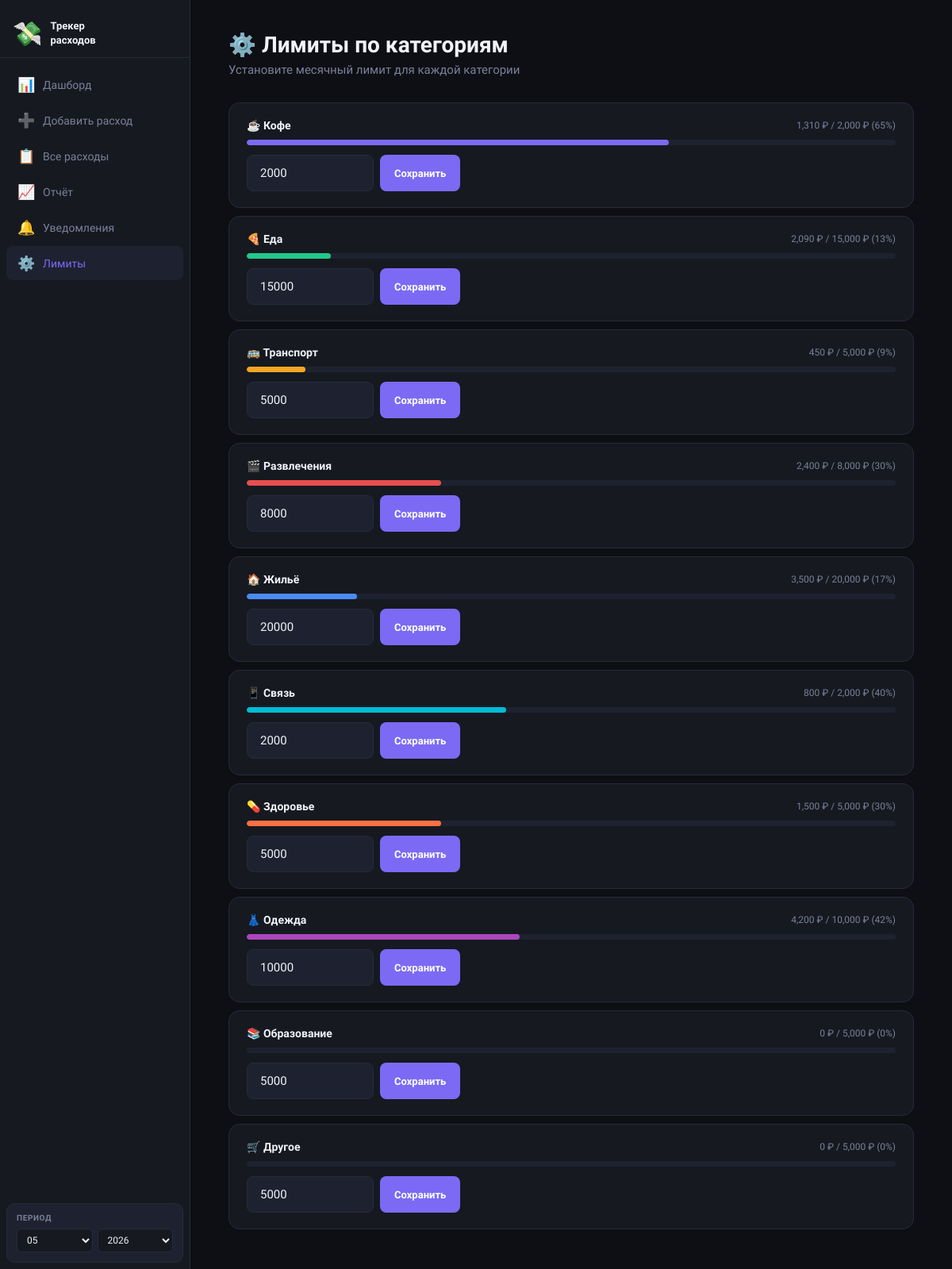
/limits, run on the app's committed database.
### tables this page shows
CREATE TABLE limits (
        id          INTEGER PRIMARY KEY AUTOINCREMENT,
        category_id INTEGER NOT NULL UNIQUE REFERENCES categories(id),
        monthly_lim REAL NOT NULL CHECK(monthly_lim > 0)
    );

CREATE TABLE categories (
        id    INTEGER PRIMARY KEY AUTOINCREMENT,
        name  TEXT NOT NULL UNIQUE,
        color TEXT NOT NULL DEFAULT '#888888'
    );

### app.py (the view, shortened to what this page needs)
@app.route("/limits", methods=["GET", "POST"])
def limits_page():
    today = datetime.date.today()
    year  = int(request.args.get("year",  today.year))
    month = int(request.args.get("month", today.month))
    msg = None
    limits = get_limits()
    cats   = {name: amt for name, _, amt in get_category_totals(year, month)}
    data   = []
    for name, color, _ in CATEGORIES:
        lim   = limits.get(name, 5000)
        spent = cats.get(name, 0)
        pct   = min(int(spent / lim * 100), 100) if lim else 0
        data.append({"name": name, "color": color, "lim": lim, "spent": spent, "pct": pct})
    return render_template("limits.html",
        year=year, month=month, month_name=MONTHS_RU[month],
        data=data, msg=msg, months_ru=MONTHS_RU)

### app.py (called while the page is built)
def get_db():
    return sqlite3.connect(DB_FILE)

def get_category_totals(year, month):
    prefix = f"{year}-{month:02d}"
    with get_db() as conn:
        return conn.execute("""
            SELECT c.name, c.color, SUM(e.amount) as total
            FROM expenses e JOIN categories c ON c.id = e.category_id
            WHERE e.date LIKE ? GROUP BY c.id ORDER BY total DESC
        """, (prefix+"%",)).fetchall()

def get_limits():
    with get_db() as conn:
        return dict(conn.execute(
            "SELECT c.name, l.monthly_lim FROM limits l JOIN categories c ON c.id=l.category_id"
        ).fetchall())

### templates/limits.html (shortened to what this page needs)
{% extends "base.html" %}
{% set page = "limits" %}
{% block content %}
<h1 class="page-title">⚙️ Лимиты по категориям</h1>
<p class="page-sub">Установите месячный лимит для каждой категории</p>
{% for item in data %}
{% set bar = 'var(--red)' if item.pct >= 100 else 'var(--yellow)' if item.pct >= 80 else item.color %}
<div class="limit-card">
  <div class="limit-head">
    <span class="limit-name">{{ item.name }}</span>
    <span class="limit-info">{{ '{:,.0f}'.format(item.spent) }} ₽ / {{ '{:,.0f}'.format(item.lim) }} ₽  ({{ item.pct }}%)</span>
  </div>
  <div class="progress-bar">
    <div class="progress-fill" style="width:{{ item.pct }}%;background:{{ bar }};"></div>
  </div>
  <form class="limit-form" method="POST" action="/limits?year={{ year }}&month={{ month }}">
    <input class="form-input" type="number" name="limit" value="{{ item.lim|int }}"
           min="1" step="1" style="max-width:160px;">
    <button class="btn btn-primary" type="submit">Сохранить</button>
  </form>
</div>
{% endfor %}
{% endblock %}

### templates/base.html (style rules this page uses)
:root { --bg: #0D0F14; --surface: #161920; --surface2: #1E2230; --border: #262B3A; --text: #F0F2F8; --text2: #7A8099; --accent: #7C6AF5; --green: #22C88A; --yellow: #F5A623; --red: #E84E4E; --sidebar: 240px; }
*, *::before, *::after { box-sizing: border-box; margin: 0; padding: 0; }
html, body { height: 100%; }
body { font-family: 'Golos Text', sans-serif; background: var(--bg); color: var(--text); display: flex; min-height: 100vh; }
.page-title { font-family: 'Unbounded', sans-serif; font-size: 28px; font-weight: 700; }
.page-sub { color: var(--text2); font-size: 15px; margin-bottom: 32px; margin-top: 6px; }
.progress-bar { height: 7px; background: var(--surface2); border-radius: 4px; overflow: hidden; margin: 6px 0; }
.progress-fill { height: 100%; border-radius: 4px; transition: width .3s; }
.form-input, .form-select { width: 100%; background: var(--surface2); border: 1px solid var(--border); color: var(--text); padding: 13px 16px; border-radius: 8px; font-size: 15px; font-family: inherit; outline: none; transition: border-color .15s; }
.btn { display: inline-flex; align-items: center; gap: 7px; padding: 11px 20px; border-radius: 8px; border: none; font-family: inherit; font-size: 13px; font-weight: 600; cursor: pointer; transition: all .15s; text-decoration: none; }
.btn-primary { background: var(--accent); color: white; }
.limit-card { background: var(--surface); border: 1px solid var(--border); border-radius: 14px; padding: 20px 22px; margin-bottom: 10px; }
.limit-head { display: flex; justify-content: space-between; align-items: center; margin-bottom: 10px; }
.limit-name { font-size: 14px; font-weight: 600; }
.limit-info { font-size: 12px; color: var(--text2); }
.limit-form { display: flex; gap: 8px; margin-top: 12px; }
.limit-form input { flex: 1; }
.limit-form .btn { padding: 10px 18px; font-size: 13px; }

### data on the page
limits: name "☕ Кофе", spent "1,310", lim "2,000", pct "65", limit "2000"
limits: name "🍕 Еда", spent "2,090", lim "15,000", pct "13", limit "15000"
limits: name "🚌 Транспорт", spent "450", lim "5,000", pct "9", limit "5000"
limits: name "🎬 Развлечения", spent "2,400", lim "8,000", pct "30", limit "8000"
limits: name "🏠 Жильё", spent "3,500", lim "20,000", pct "17", limit "20000"
limits: name "📱 Связь", spent "800", lim "2,000", pct "40", limit "2000"
limits: name "💊 Здоровье", spent "1,500", lim "5,000", pct "30", limit "5000"
limits: name "👗 Одежда", spent "4,200", lim "10,000", pct "42", limit "10000"
limits: name "📚 Образование", spent "0", lim "5,000", pct "0", limit "5000"
limits: name "🛒 Другое", spent "0", lim "5,000", pct "0", limit "5000"

### other printed values
form field value "05"
form field value "2026"
